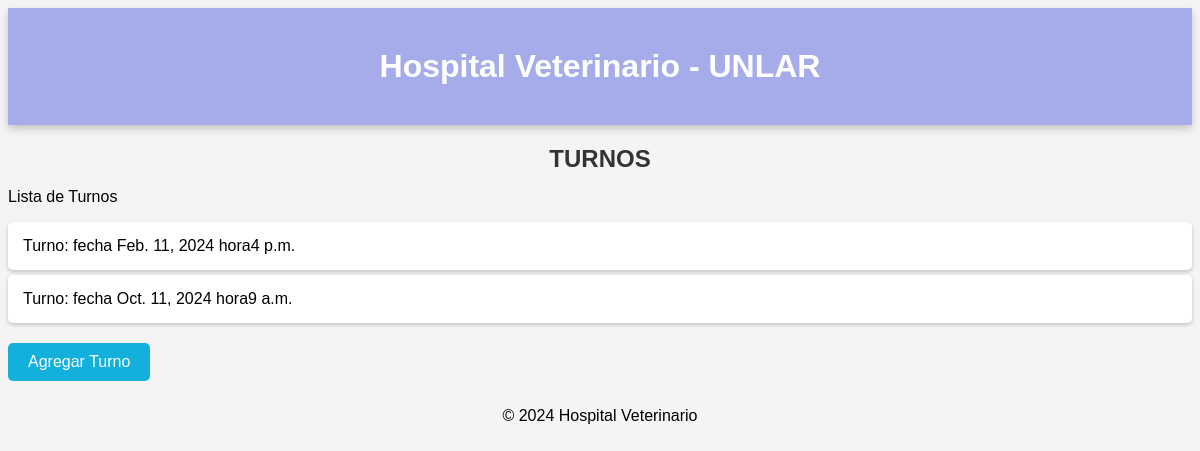
/hospitalVet/turno/list/, run on an earlier commit of the app's database.
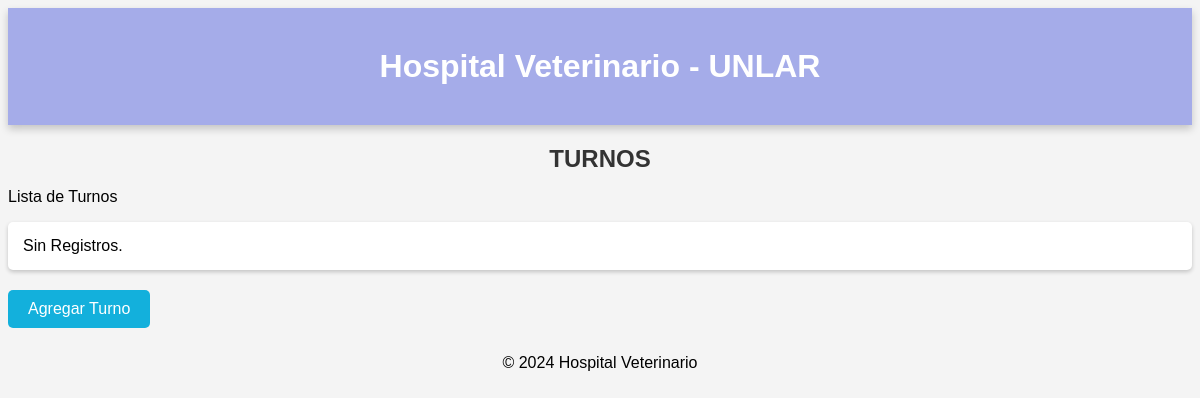
And on a later commit of the database.
### apps/homepage/models.py (models this page shows, shortened)
class Turno(models.Model):
    fecha = models.DateField(verbose_name='Fecha del Turno')
    hora = models.TimeField(verbose_name='Hora del Turno')
    mascota = models.ForeignKey(Mascota, on_delete=models.CASCADE, verbose_name='Mascota')
    veterinario = models.ForeignKey(Veterinario, on_delete=models.CASCADE, verbose_name='Veterinario')
    sala = models.ForeignKey(Sala, on_delete=models.CASCADE, verbose_name='Sala')
    class Meta:
        verbose_name = 'Turno'
        verbose_name_plural = 'Turnos'
        ordering = ['fecha', 'hora']

### apps/homepage/views/turno/views.py (the view)
# urls.py: path('turno/list/', TurnoListView.as_view(), name='turno-list'),
class TurnoListView(ListView):
    model = Turno
    template_name = 'turno/list.html'
    def get_queryset(self):
        return  Turno.objects.all()
    def get_context_data(self, **kwargs):
        context = super().get_context_data(**kwargs)
        context['tittle'] = 'Lista de Turnos'
        return context

### apps/homepage/templates/turno/list.html (shortened to what this page needs)
{% load static %}
<!DOCTYPE html>
<html lang="en">
<head>
    <link rel="stylesheet" href="{% static 'turno/style.css' %}">
</head>
<body>
    <header>
        <h1>Hospital Veterinario - UNLAR</h1>
    </header>
    <main>
        <h2> Turnos </h2>
        {{ tittle }}
        <ul>
            {% for turno in object_list %}
            <li> Turno: {{turno.nombre}} fecha {{turno.fecha}} hora{{turno.hora}}</li>
            {% empty %}
            <li>Sin Registros.</li>
            {% endfor %}
        </ul>
        <div style="margin-top: 20px;">
            <a href="{% url 'turno-create' %}" class="btn-create">Agregar Turno</a>
        </div>
    </main>
    <footer>
        <p>© 2024 Hospital Veterinario</p>
    </footer>
</body>

### apps/homepage/static/turno/style.css (style rules this page uses)
body { font-family: 'Arial', sans-serif; background-color: #f4f4f4; }
header { background-color: rgba(57, 73, 218, 0.425); color: white; text-align: center; padding: 20px 0; box-shadow: 0 4px 8px rgba(0, 0, 0, 0.2); }
h1 { margin: 20px 0; }
h2 { color: #333; font-size: 24px; margin-bottom: 15px; text-align: center; text-transform: uppercase; }
.btn-create { display: inline-block; background: rgba(4, 172, 219, 0.932); color: white; padding: 10px 20px; text-decoration: none; border-radius: 5px; transition: background 0.3s; }
li { background: #ffffff; margin: 5px 0; padding: 15px; box-shadow: 0 2px 4px rgba(0, 0, 0, 0.2); border-radius: 5px; }
ul { list-style-type: none; padding: 0; }
footer { text-align: center; padding: 10px 0; color: rgb#333; }

What changed in the data, as far as the page shows it:
removed Turno: fecha "Feb. 11, 2024", hora "4 p.m."
removed Turno: fecha "Oct. 11, 2024", hora "9 a.m."
Also different on the page:
text now shown: "Sin Registros."
